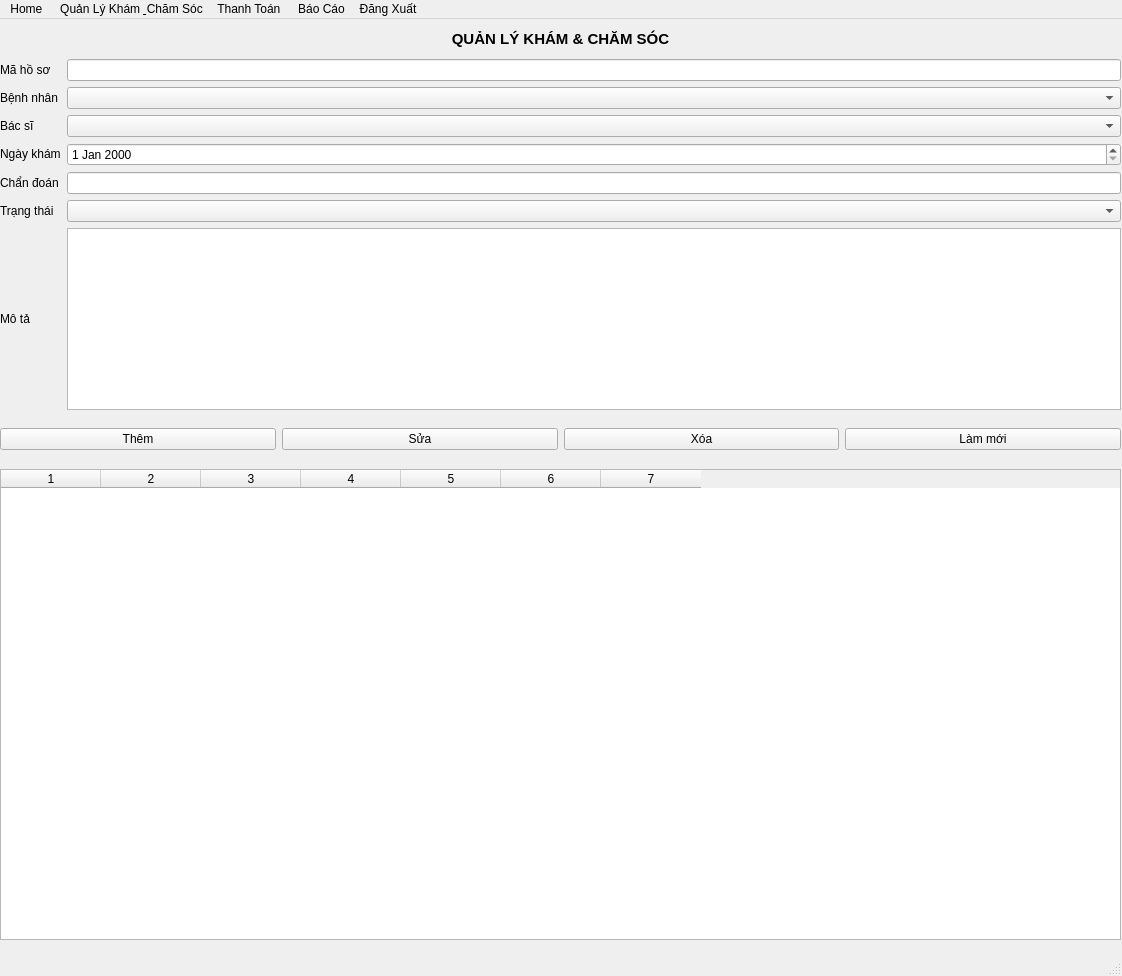
<?xml version="1.0" encoding="UTF-8"?>
<ui version="4.0">
 <class>MainWindow</class>
 <widget class="QMainWindow" name="MainWindow">
  <property name="geometry">
   <rect>
    <x>0</x>
    <y>0</y>
    <width>1122</width>
    <height>976</height>
   </rect>
  </property>
  <property name="windowTitle">
   <string>MainWindow</string>
  </property>
  <widget class="QWidget" name="centralwidget">
   <widget class="QTableWidget" name="tableWidget">
    <property name="geometry">
     <rect>
      <x>0</x>
      <y>450</y>
      <width>1121</width>
      <height>471</height>
     </rect>
    </property>
    <property name="columnCount">
     <number>7</number>
    </property>
    <column/>
    <column/>
    <column/>
    <column/>
    <column/>
    <column/>
    <column/>
   </widget>
   <widget class="QLabel" name="label">
    <property name="geometry">
     <rect>
      <x>0</x>
      <y>0</y>
      <width>1121</width>
      <height>41</height>
     </rect>
    </property>
    <property name="text">
     <string>&lt;html&gt;&lt;head/&gt;&lt;body&gt;&lt;p&gt;&lt;span style=&quot; font-size:11pt; font-weight:600;&quot;&gt;QUẢN LÝ KHÁM &amp;amp; CHĂM SÓC&lt;/span&gt;&lt;/p&gt;&lt;/body&gt;&lt;/html&gt;</string>
    </property>
    <property name="alignment">
     <set>Qt::AlignCenter</set>
    </property>
   </widget>
   <widget class="QWidget" name="layoutWidget">
    <property name="geometry">
     <rect>
      <x>0</x>
      <y>40</y>
      <width>1121</width>
      <height>351</height>
     </rect>
    </property>
    <layout class="QGridLayout">
     <item row="0" column="1">
      <widget class="QLineEdit" name="lineEdit"/>
     </item>
     <item row="4" column="1">
      <widget class="QLineEdit" name="lineEdit_2"/>
     </item>
     <item row="5" column="0">
      <widget class="QLabel" name="label_7">
       <property name="text">
        <string>&lt;html&gt;&lt;head/&gt;&lt;body&gt;&lt;p&gt;&lt;span style=&quot; font-size:9pt;&quot;&gt;Trạng thái&lt;/span&gt;&lt;/p&gt;&lt;/body&gt;&lt;/html&gt;</string>
       </property>
      </widget>
     </item>
     <item row="4" column="0">
      <widget class="QLabel" name="label_6">
       <property name="text">
        <string>&lt;html&gt;&lt;head/&gt;&lt;body&gt;&lt;p&gt;&lt;span style=&quot; font-size:9pt;&quot;&gt;Chẩn đoán&lt;/span&gt;&lt;/p&gt;&lt;/body&gt;&lt;/html&gt;</string>
       </property>
      </widget>
     </item>
     <item row="5" column="1">
      <widget class="QComboBox" name="comboBox_3"/>
     </item>
     <item row="3" column="1">
      <widget class="QDateEdit" name="dateEdit"/>
     </item>
     <item row="6" column="1">
      <widget class="QTextEdit" name="textEdit"/>
     </item>
     <item row="1" column="0">
      <widget class="QLabel" name="label_3">
       <property name="text">
        <string>&lt;html&gt;&lt;head/&gt;&lt;body&gt;&lt;p&gt;&lt;span style=&quot; font-size:9pt;&quot;&gt;Bệnh nhân&lt;/span&gt;&lt;/p&gt;&lt;/body&gt;&lt;/html&gt;</string>
       </property>
      </widget>
     </item>
     <item row="1" column="1">
      <widget class="QComboBox" name="comboBox"/>
     </item>
     <item row="2" column="1">
      <widget class="QComboBox" name="comboBox_2"/>
     </item>
     <item row="3" column="0">
      <widget class="QLabel" name="label_5">
       <property name="text">
        <string>&lt;html&gt;&lt;head/&gt;&lt;body&gt;&lt;p&gt;&lt;span style=&quot; font-size:9pt;&quot;&gt;Ngày khám&lt;/span&gt;&lt;/p&gt;&lt;/body&gt;&lt;/html&gt;</string>
       </property>
      </widget>
     </item>
     <item row="2" column="0">
      <widget class="QLabel" name="label_4">
       <property name="text">
        <string>&lt;html&gt;&lt;head/&gt;&lt;body&gt;&lt;p&gt;&lt;span style=&quot; font-size:9pt;&quot;&gt;Bác sĩ&lt;/span&gt;&lt;/p&gt;&lt;/body&gt;&lt;/html&gt;</string>
       </property>
      </widget>
     </item>
     <item row="0" column="0">
      <widget class="QLabel" name="label_2">
       <property name="text">
        <string>&lt;html&gt;&lt;head/&gt;&lt;body&gt;&lt;p&gt;&lt;span style=&quot; font-size:9pt;&quot;&gt;Mã hồ sơ&lt;/span&gt;&lt;/p&gt;&lt;/body&gt;&lt;/html&gt;</string>
       </property>
      </widget>
     </item>
     <item row="6" column="0">
      <widget class="QLabel" name="label_8">
       <property name="text">
        <string>&lt;html&gt;&lt;head/&gt;&lt;body&gt;&lt;p&gt;&lt;span style=&quot; font-size:9pt;&quot;&gt;Mô tả&lt;/span&gt;&lt;/p&gt;&lt;/body&gt;&lt;/html&gt;</string>
       </property>
      </widget>
     </item>
    </layout>
   </widget>
   <widget class="QWidget" name="layoutWidget_2">
    <property name="geometry">
     <rect>
      <x>0</x>
      <y>400</y>
      <width>1121</width>
      <height>41</height>
     </rect>
    </property>
    <layout class="QHBoxLayout" name="_2">
     <item>
      <widget class="QPushButton" name="pushButton">
       <property name="text">
        <string>Thêm</string>
       </property>
      </widget>
     </item>
     <item>
      <widget class="QPushButton" name="pushButton_2">
       <property name="text">
        <string>Sửa</string>
       </property>
      </widget>
     </item>
     <item>
      <widget class="QPushButton" name="pushButton_3">
       <property name="text">
        <string>Xóa</string>
       </property>
      </widget>
     </item>
     <item>
      <widget class="QPushButton" name="pushButton_4">
       <property name="text">
        <string>Làm mới</string>
       </property>
      </widget>
     </item>
    </layout>
   </widget>
  </widget>
  <widget class="QMenuBar" name="menubar">
   <property name="geometry">
    <rect>
     <x>0</x>
     <y>0</y>
     <width>1122</width>
     <height>26</height>
    </rect>
   </property>
   <widget class="QMenu" name="menuHome">
    <property name="title">
     <string>Home </string>
    </property>
   </widget>
   <widget class="QMenu" name="menuQu_n_L_Kh_m_Ch_m_S_c">
    <property name="title">
     <string>Quản Lý Khám &amp; Chăm Sóc</string>
    </property>
   </widget>
   <widget class="QMenu" name="menuThanh_To_n">
    <property name="title">
     <string>Thanh Toán </string>
    </property>
   </widget>
   <widget class="QMenu" name="menuB_o_C_o">
    <property name="title">
     <string>Báo Cáo</string>
    </property>
   </widget>
   <widget class="QMenu" name="menu_ng_Xu_t">
    <property name="title">
     <string>Đăng Xuất</string>
    </property>
   </widget>
   <addaction name="menuHome"/>
   <addaction name="menuQu_n_L_Kh_m_Ch_m_S_c"/>
   <addaction name="menuThanh_To_n"/>
   <addaction name="menuB_o_C_o"/>
   <addaction name="menu_ng_Xu_t"/>
  </widget>
  <widget class="QStatusBar" name="statusbar"/>
 </widget>
 <resources/>
 <connections/>
</ui>
